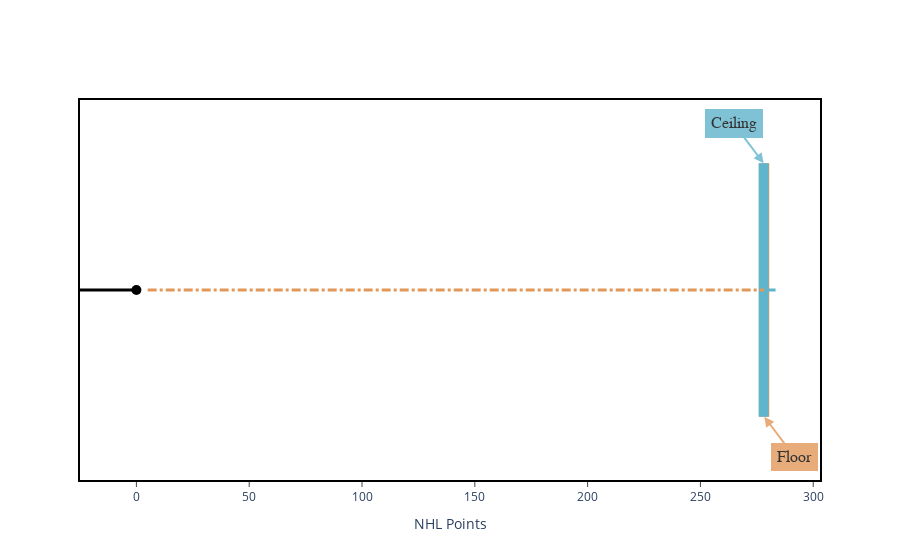

The code cell stored with this chart in its notebook:
### Code cell
def get_potential_graph(player_df, floor, ceiling):

    try:
        nhl_pts = player_df.groupby('league').tp.sum()['NHL']

    except KeyError:
        nhl_pts = 0

    # Create a dataframe
    value1 = floor
    value2 = ceiling

    # Add title and axis names
    data = go.Scatter(
            x=[nhl_pts],
            y=[1],
            mode='markers',
            marker=dict(color='black', 
                       size=10)
        )

    x = [value1, value2]
    y_upper = [1]
    y_lower = [1]

    # annotations
    anno = [dict(x=value1,
            y=0,
            xref="x",
            yref="y",
            text="Floor",
            showarrow=True,
            font=dict(
                family="Overpass, monospace",
                size=16,
                color="black"
                ),
            align="center",
            arrowhead=2,
            arrowsize=1,
            arrowwidth=2,
            arrowcolor=color_palette[0][1],
            ax=30,
            ay=40,
            bordercolor=color_palette[0][1],
            borderwidth=2,
            borderpad=4,
            bgcolor=color_palette[0][1],
            opacity=0.8),
           dict(x=value2,
            y=2,
            xref="x",
            yref="y",
            text="Ceiling",
            showarrow=True,
            font=dict(
                family="Overpass, monospace",
                size=16,
                color="black"
                ),
            align="center",
            arrowhead=2,
            arrowsize=1,
            arrowwidth=2,
            arrowcolor=color_palette[-1][1],
            ax=-30,
            ay=-40,
            bordercolor=color_palette[-1][1],
            borderwidth=2,
            borderpad=4,
            bgcolor=color_palette[-1][1],
            opacity=0.8)]

    # Horizontal line shape
    shapes=[dict(
            type='line',
            x0 = value1,
            y0 = 2,
            x1 = value1,
            y1 = 0,
            line = dict(
                color =color_palette[0][1],
                width = 10
            )
    ),
            dict(
            type='line',
            x0 = value2,
            y0 = 2,
            x1 = value2,
            y1 = 0,
            line = dict(
                color =color_palette[-1][1],
                width = 10
            )
    ),
            dict(
            type='line',
            x0 = -25,
            y0 = 1,
            x1 = 0,
            y1 = 1,
            line = dict(
                color ='black',
                width = 3
            )
    ),
            dict(
            type='line',
            x0 = nhl_pts + 5,
            y0 = 1,
            x1 = value1,
            y1 = 1,
            line = dict(
                color =color_palette[0][1],
                width = 3,
                dash="dashdot"
            )
    ),
            dict(
            type='line',
            x0 = max([value1, nhl_pts]) + 5,
            y0 = 1,
            x1 = value2,
            y1 = 1,
            line = dict(
                color =color_palette[-1][1],
                width = 3,
                dash="dashdot"
            )
    )
           ]


    layout = go.Layout(
        shapes = shapes,
        annotations=anno,
        xaxis = dict(title='NHL Points',range=[-25, max([value2, nhl_pts]) + 25], autorange=False, ticks='outside',  showline=True, linewidth=2, linecolor='black', mirror=True),
        yaxis = dict(range=[-0.5, 2.5],  showline=True, linewidth=2, linecolor='black', mirror=True, showticklabels=False,),
        plot_bgcolor='rgb(255,255,255)',
        showlegend=False,
        hovermode='closest',
    )

    # Plot the chart
    fig = go.Figure(data=[data],
                    layout=layout
                   )

    return fig

### Figure 1 — Plotly figure (JSON) as saved in the notebook; plotly's stock layout.template omitted (floating-point values rounded to 4 significant figures)
{"data": [{"marker": {"color": "black", "size": 10}, "mode": "markers", "type": "scatter", "x": [0], "y": [1]}], "layout": {"annotations": [{"align": "center", "arrowcolor": "rgb(226.06995056569855, 151.98902910018683, 88.52963359305723)", "arrowhead": 2, "arrowsize": 1, "arrowwidth": 2, "ax": 30, "ay": 40, "bgcolor": "rgb(226.06995056569855, 151.98902910018683, 88.52963359305723)", "bordercolor": "rgb(226.06995056569855, 151.98902910018683, 88.52963359305723)", "borderpad": 4, "borderwidth": 2, "font": {"color": "black", "family": "Overpass, monospace", "size": 16}, "opacity": 0.8, "showarrow": true, "text": "Floor", "x": 278.3, "xref": "x", "y": 0, "yref": "y"}, {"align": "center", "arrowcolor": "rgb(96.42629022339513, 179.64906761305474, 203.48354323117755)", "arrowhead": 2, "arrowsize": 1, "arrowwidth": 2, "ax": -30, "ay": -40, "bgcolor": "rgb(96.42629022339513, 179.64906761305474, 203.48354323117755)", "bordercolor": "rgb(96.42629022339513, 179.64906761305474, 203.48354323117755)", "borderpad": 4, "borderwidth": 2, "font": {"color": "black", "family": "Overpass, monospace", "size": 16}, "opacity": 0.8, "showarrow": true, "text": "Ceiling", "x": 278, "xref": "x", "y": 2, "yref": "y"}], "hovermode": "closest", "plot_bgcolor": "rgb(255,255,255)", "shapes": [{"line": {"color": "rgb(226.06995056569855, 151.98902910018683, 88.52963359305723)", "width": 10}, "type": "line", "x0": 278.3, "x1": 278.3, "y0": 2, "y1": 0}, {"line": {"color": "rgb(96.42629022339513, 179.64906761305474, 203.48354323117755)", "width": 10}, "type": "line", "x0": 278, "x1": 278, "y0": 2, "y1": 0}, {"line": {"color": "black", "width": 3}, "type": "line", "x0": -25, "x1": 0, "y0": 1, "y1": 1}, {"line": {"color": "rgb(226.06995056569855, 151.98902910018683, 88.52963359305723)", "dash": "dashdot", "width": 3}, "type": "line", "x0": 5, "x1": 278.3, "y0": 1, "y1": 1}, {"line": {"color": "rgb(96.42629022339513, 179.64906761305474, 203.48354323117755)", "dash": "dashdot", "width": 3}, "type": "line", "x0": 283.3, "x1": 278, "y0": 1, "y1": 1}], "showlegend": false, "xaxis": {"autorange": false, "linecolor": "black", "linewidth": 2, "mirror": true, "range": [-25, 303], "showline": true, "ticks": "outside", "title": {"text": "NHL Points"}}, "yaxis": {"linecolor": "black", "linewidth": 2, "mirror": true, "range": [-0.5, 2.5], "showline": true, "showticklabels": false}}}
